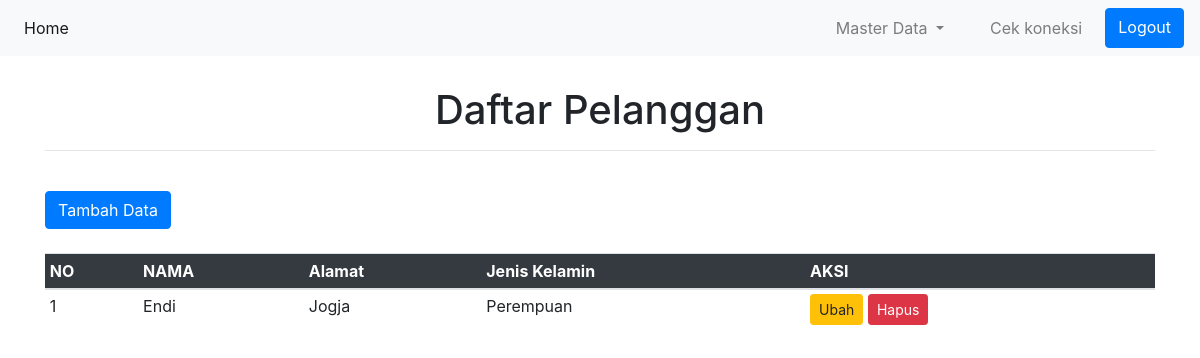
Page /views/pelanggan/index.php (signed in) on the committed database.
### tables this page shows
CREATE TABLE `pelanggan` (
  `id_pelanggan` int(15) NOT NULL,
  `nama_pelanggan` varchar(255) NOT NULL,
  `alamat` text NOT NULL,
  `jenis_kelamin` enum('L','P') NOT NULL,
  `username` varchar(255) NOT NULL,
  `password` varchar(255) NOT NULL
);

### views/pelanggan/index.php (the view, shortened to what this page needs)
<!DOCTYPE html>
<html>
<head>
	<link rel="stylesheet" type="text/css" href="../../assets/css/bootstrap.css">
</head>
<body>
	<nav class="navbar navbar-expand-lg navbar-light bg-light">
		<div class="collapse navbar-collapse" id="navbarSupportedContent">
			<ul class="navbar-nav mr-auto">
				<li class="nav-item active">
					<a class="nav-link" href="../../index.php">Home <span class="sr-only">(current)</span></a>
				</li>
			</ul>
			<form class="form-inline my-2 my-lg-0">
				<ul class="navbar-nav mr-auto">
					<li class="nav-item dropdown" style="padding-right: 30px;" >
						<a class="nav-link dropdown-toggle" href="#" id="navbarDropdown" role="button" data-toggle="dropdown" aria-haspopup="true" aria-expanded="false">
							Master Data
						</a>
					</li>
					<li class="nav-item" style="padding-right: 15px;">
						<a class="nav-link" href="../../controller/koneksi.php">Cek koneksi</a>
					</li>
					<a class="btn btn-primary" href="../../controller/pelanggan/logout.php">Logout</a>
				</ul>
			</form>
		</div>
	</nav>
	<div class="container" style="padding-top: 30px; ">
		<h1><center>Daftar Pelanggan</center></h1>
		<hr>
		<br>
		<a class="btn btn-primary" href="add.php">Tambah Data</a>
		<br><br>
	<table class="table table-hover table-sm">
		<thead class="bg-dark text-white">
			<tr>
				<th>NO</th>
				<th>NAMA</th>
				<th>Alamat</th>
				<th>Jenis Kelamin</th>
				<th>AKSI</th>
			</tr>
		</thead>
		<?php
			include '../../controller/koneksi.php';
			$query ="SELECT * FROM pelanggan";
			$result = mysqli_query($koneksi,$query);
			$no=1;
		?>
		<?php if (mysqli_num_rows($result) > 0){ ?>
			<?php foreach ($result as $row ) { ?>
				<tr>
					<td><?= $no++; ?></td>
					<td><?= $row['nama_pelanggan']; ?></td>
					<td><?= $row['alamat']; ?></td>
					<td><?= ($row['jenis_kelamin'] === 'L') ? 'Laki - Laki' : 'Perempuan'; ?></td>
					<td>
						<a  href="edit.php?id_pelanggan=<?= $row['id_pelanggan']  ?>" class="btn btn-warning btn-sm">Ubah</a>
						<a  href="../../controller/pelanggan/delete.php?id_pelanggan=<?= $row['id_pelanggan']  ?>" class="btn btn-danger btn-sm">Hapus</a>
					</td>
				</tr>
			<?php } ?>
		<?php } ?>
	</table>
	</div>
</body>
</html>

### rows in the picture
pelanggan: nama_pelanggan "Endi", alamat "Jogja", jenis_kelamin "Perempuan"
